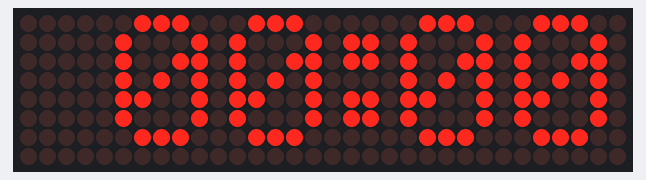
Simulated run of this sketch. Board: ESP32. Parts: 32×8 LED matrix. WiFi joins after 1.5 s; servers stay silent unless stated; the local clock reads 2024-03-15 10:24:30 at power-on unless the sketch sets it; what the sketch prints to the serial monitor is not drawn.

Above: at 2.8 s.
At 5.8 s:
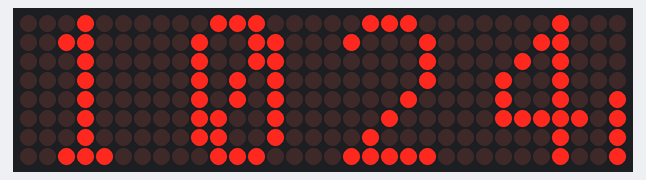
At 8.4 s:
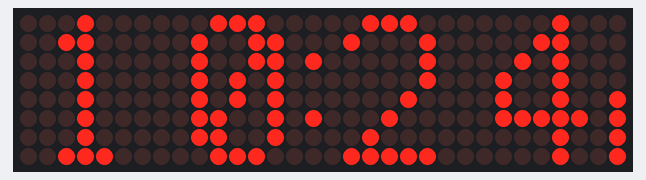
At 22.1 s:
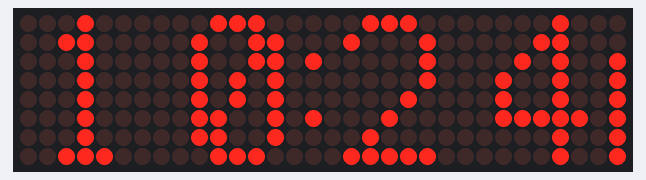
At 29.3 s:
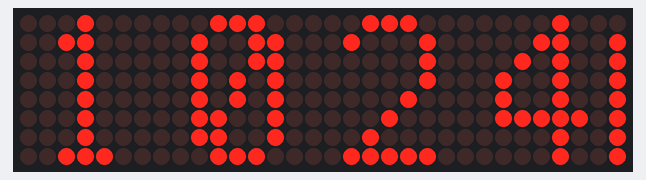
At 38.4 s:
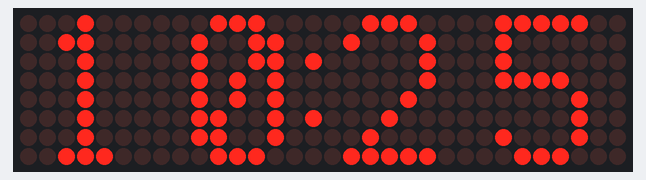

The sketch:

ESP_CLOCK.ino
```cpp
// (licence header left out)
#include <WiFi.h>
#include <time.h>
#include "LedControl.h"  // https://github.com/wayoda/LedControl

const char* ssid       = "WIFI-SSID";
const char* password   = "PASSWORD";

const char* ntpServer = "pool.ntp.org";
char* TimeZ = "COT+5"; // Time zone "COT+5" http://famschmid.net/timezones.html

const int time_delay = 500;
const unsigned char scrollText[] PROGMEM = {"00:00"}; //Anuncio inicial

/*
 * VCC
 * GND
 * DIN D5 18
 * CS  D6 15
 * CLK D7 23
 *
 */
int pinCLK = 18; // CLK to SCK  pin 13 and  (cf http://arduino.cc/en/Reference/SPI )
int pinCS  = 15; // CS to this pin, 10
int pinDIN = 23; // DIN to MOSI pin 11

const int numDevices = 4;      // number of MAX7219s used
const long scrollDelay = 40;   // adjust scrolling speed
unsigned long bufferLong [14] = {0};

// Create a LedControl for the first 4 devices...
LedControl lc=LedControl(pinDIN,pinCLK,pinCS,numDevices); //DATA | CLK | CS/LOAD | number of matrices

void setup() {
  Serial.begin(115200);
  Serial.printf("Connecting to %s ", ssid);

  //connect to WiFi
  WiFi.begin(ssid, password);
  while (WiFi.status() != WL_CONNECTED) {
      delay(500);
      Serial.print(".");
  }
  Serial.println(" CONNECTED");

  int devices=lc.getDeviceCount();
  for(int address=0;address<devices;address++) {
    lc.shutdown(address,false);
    lc.setIntensity(address,0);    // From 0 to 15
    lc.clearDisplay(address);
  }
  scrollMessage(scrollText); //Anuncio inicial
  StartNTP(TimeZ);
  delay(3000);
}

void loop() {
  DispClock();
  delay(time_delay);
}


void StartNTP(char* Timezone){
  configTime(0, 0, "pool.ntp.org", "time.nist.gov");
  setenv("TZ", Timezone ,1);
}

char time_value[15];
void DispClock(){
  struct tm timeinfo;
  if(!getLocalTime(&timeinfo)){
    Serial.println("Failed to obtain time");
    return;
  }
  time_t now = time(nullptr);
  String time = String(ctime(&now));
  time.trim();
  time.substring(11,19).toCharArray(time_value, 10);

//La variable time_value[0] es un Dec ASCII

//Se envia a cada matriz el numero correspondiente
  setNum(3,time_value[0]); // H      2
  setNum(2,time_value[1]); // HH     8
  setNum(1,time_value[3]); // HH:M  20
  setNum(0,time_value[4]); // HH:MM 26

//Los dos puntos entre las horas y los minutos titilando
  if (time_value[7] % 2) {
    lc.setLed(2,2,7,false);
    lc.setLed(2,5,7,false);
  }
  else {
    lc.setLed(2,2,7,true);
    lc.setLed(2,5,7,true);
  }

//Indicador de segundos a ambos lados del dsplay.
int segs = timeinfo.tm_sec;

  if (segs>8) {
    lc.setLed(0,7,7,true);
//    lc.setLed(3,7,0,true);
  }
  if (segs>15) {
    lc.setLed(0,6,7,true);
//    lc.setLed(3,6,0,true);
  }
  if (segs>23) {
    lc.setLed(0,5,7,true);
//    lc.setLed(3,5,0,true);
  }
  if (segs>30) {
    lc.setLed(0,4,7,true);
 //   lc.setLed(3,4,0,true);
  }
  if (segs>38) {
    lc.setLed(0,3,7,true);
//    lc.setLed(3,3,0,true);
  }
  if (segs>45) {
    lc.setLed(0,2,7,true);
//    lc.setLed(3,2,0,true);
  }
  if (segs>53) {
    lc.setLed(0,1,7,true);
//    lc.setLed(3,1,0,true);
  }
  if (segs>60) {
    lc.setLed(0,0,7,true);
 //   lc.setLed(3,0,0,true);
  }
}

//Numeric Font Matrix (Arranged as 7x font data + 1x kerning data)
const unsigned char font5x7 [] PROGMEM = {
    B00000000,  //Space (Char 0x20)
    B00000000,
    B00000000,
    B00000000,
    B00000000,
    B00000000,
    B00000000,
    3,//cambias el tamaño del espacio entre letras

    B01000000,  //!
    B01000000,
    B01000000,
    B01000000,
    B01000000,
    B00000000,
    B01000000,
    2,

    B10100000,  //"
    B10100000,
    B10100000,
    B00000000,
    B00000000,
    B00000000,
    B00000000,
    4,

    B01010000,  //#
    B01010000,
    B11111000,
    B01010000,
    B11111000,
    B01010000,
    B01010000,
    6,

    B00100000,  //$
    B01111000,
    B10100000,
    B01110000,
    B00101000,
    B11110000,
    B00100000,
    6,

    B11000000,  //%
    B11001000,
    B00010000,
    B00100000,
    B01000000,
    B10011000,
    B00011000,
    6,

    B01100000,  //&
    B10010000,
    B10100000,
    B01000000,
    B10101000,
    B10010000,
    B01101000,
    6,

    B11000000,  //'
    B01000000,
    B10000000,
    B00000000,
    B00000000,
    B00000000,
    B00000000,
    3,

    B00100000,  //(
    B01000000,
    B10000000,
    B10000000,
    B10000000,
    B01000000,
    B00100000,
    4,

    B10000000,  //)
    B01000000,
    B00100000,
    B00100000,
    B00100000,
    B01000000,
    B10000000,
    4,

    B00000000,  //*
    B00100000,
    B10101000,
    B01110000,
    B10101000,
    B00100000,
    B00000000,
    6,

    B00000000,  //+
    B00100000,
    B00100000,
    B11111000,
    B00100000,
    B00100000,
    B00000000,
    6,

    B00000000,  //,
    B00000000,
    B00000000,
    B00000000,
    B11000000,
    B01000000,
    B10000000,
    3,

    B00000000,  //-
    B00000000,
    B11111000,
    B00000000,
    B00000000,
    B00000000,
    B00000000,
    6,

    B00000000,  //.
    B00000000,
    B00000000,
    B00000000,
    B00000000,
    B11000000,
    B11000000,
    3,

    B00000000,  ///
    B00001000,
    B00010000,
    B00100000,
    B01000000,
    B10000000,
    B00000000,
    6,

    B01110000,  //0
    B10001000,
    B10011000,
    B10101000,
    B11001000,
    B10001000,
    B01110000,
    6,

    B01000000,  //1
    B11000000,
    B01000000,
    B01000000,
    B01000000,
    B01000000,
    B11100000,
    4,

    B01110000,  //2
    B10001000,
    B00001000,
    B00010000,
    B00100000,
    B01000000,
    B11111000,
    6,

    B11111000,  //3
    B00010000,
    B00100000,
    B00010000,
    B00001000,
    B10001000,
    B01110000,
    6,

    B00010000,  //4
    B00110000,
    B01010000,
    B10010000,
    B11111000,
    B00010000,
    B00010000,
    6,

    B11111000,  //5
    B10000000,
    B11110000,
    B00001000,
    B00001000,
    B10001000,
    B01110000,
    6,

    B00110000,  //6
    B01000000,
    B10000000,
    B11110000,
    B10001000,
    B10001000,
    B01110000,
    6,

    B11111000,  //7
    B10001000,
    B00001000,
    B00010000,
    B00100000,
    B00100000,
    B00100000,
    6,

    B01110000,  //8
    B10001000,
    B10001000,
    B01110000,
    B10001000,
    B10001000,
    B01110000,
    6,

    B01110000,  //9
    B10001000,
    B10001000,
    B01111000,
    B00001000,
    B00010000,
    B01100000,
    6,

    B00000000,  //:
    B11000000,
    B11000000,
    B00000000,
    B11000000,
    B11000000,
    B00000000,
    3,

    B00000000,  //;
    B11000000,
    B11000000,
    B00000000,
    B11000000,
    B01000000,
    B10000000,
    3,

    B00010000,  //<
    B00100000,
    B01000000,
    B10000000,
    B01000000,
    B00100000,
    B00010000,
    5,

    B00000000,  //=
    B00000000,
    B11111000,
    B00000000,
    B11111000,
    B00000000,
    B00000000,
    6,

    B10000000,  //>
    B01000000,
    B00100000,
    B00010000,
    B00100000,
    B01000000,
    B10000000,
    5,

    B01110000,  //?
    B10001000,
    B00001000,
    B00010000,
    B00100000,
    B00000000,
    B00100000,
    6,

    B01110000,  //@
    B10001000,
    B00001000,
    B01101000,
    B10101000,
    B10101000,
    B01110000,
    6,

    B01110000,  //A
    B10001000,
    B10001000,
    B10001000,
    B11111000,
    B10001000,
    B10001000,
    6,

    B11110000,  //B
    B10001000,
    B10001000,
    B11110000,
    B10001000,
    B10001000,
    B11110000,
    6,

    B01110000,  //C
    B10001000,
    B10000000,
    B10000000,
    B10000000,
    B10001000,
    B01110000,
    6,

    B11100000,  //D
    B10010000,
    B10001000,
    B10001000,
    B10001000,
    B10010000,
    B11100000,
    6,

    B11111000,  //E
    B10000000,
    B10000000,
    B11110000,
    B10000000,
    B10000000,
    B11111000,
    6,

    B11111000,  //F
    B10000000,
    B10000000,
    B11110000,
    B10000000,
    B10000000,
    B10000000,
    6,

    B01110000,  //G
    B10001000,
    B10000000,
    B10111000,
    B10001000,
    B10001000,
    B01111000,
    6,

    B10001000,  //H
    B10001000,
    B10001000,
    B11111000,
    B10001000,
    B10001000,
    B10001000,
    6,

    B11100000,  //I
    B01000000,
    B01000000,
    B01000000,
    B01000000,
    B01000000,
    B11100000,
    4,

    B00111000,  //J
    B00010000,
    B00010000,
    B00010000,
    B00010000,
    B10010000,
    B01100000,
    6,

    B10001000,  //K
    B10010000,
    B10100000,
    B11000000,
    B10100000,
    B10010000,
    B10001000,
    6,

    B10000000,  //L
    B10000000,
    B10000000,
    B10000000,
    B10000000,
    B10000000,
    B11111000,
    6,

    B10001000,  //M
    B11011000,
    B10101000,
    B10101000,
    B10001000,
    B10001000,
    B10001000,
    6,

    B10001000,  //N
    B10001000,
    B11001000,
    B10101000,
    B10011000,
    B10001000,
    B10001000,
    6,

    B01110000,  //O
    B10001000,
    B10001000,
    B10001000,
    B10001000,
    B10001000,
    B01110000,
    6,

    B11110000,  //P
    B10001000,
    B10001000,
    B11110000,
    B10000000,
    B10000000,
    B10000000,
    6,

    B01110000,  //Q
    B10001000,
    B10001000,
    B10001000,
    B10101000,
    B10010000,
    B01101000,
    6,

    B11110000,  //R
    B10001000,
    B10001000,
    B11110000,
    B10100000,
    B10010000,
    B10001000,
    6,

    B01111000,  //S
    B10000000,
    B10000000,
    B01110000,
    B00001000,
    B00001000,
    B11110000,
    6,

    B11111000,  //T
    B00100000,
    B00100000,
    B00100000,
    B00100000,
    B00100000,
    B00100000,
    6,

    B10001000,  //U
    B10001000,
    B10001000,
    B10001000,
    B10001000,
    B10001000,
    B01110000,
    6,

    B10001000,  //V
    B10001000,
    B10001000,
    B10001000,
    B10001000,
    B01010000,
    B00100000,
    6,

    B10001000,  //W
    B10001000,
    B10001000,
    B10101000,
    B10101000,
    B10101000,
    B01010000,
    6,

    B10001000,  //X
    B10001000,
    B01010000,
    B00100000,
    B01010000,
    B10001000,
    B10001000,
    6,

    B10001000,  //Y
    B10001000,
    B10001000,
    B01010000,
    B00100000,
    B00100000,
    B00100000,
    6,

    B11111000,  //Z
    B00001000,
    B00010000,
    B00100000,
    B01000000,
    B10000000,
    B11111000,
    6,

    B11100000,  //[
    B10000000,
    B10000000,
    B10000000,
    B10000000,
    B10000000,
    B11100000,
    4,

    B00000000,  //(Backward Slash)
    B10000000,
    B01000000,
    B00100000,
    B00010000,
    B00001000,
    B00000000,
    6,

    B11100000,  //]
    B00100000,
    B00100000,
    B00100000,
    B00100000,
    B00100000,
    B11100000,
    4,

    B00100000,  //^
    B01010000,
    B10001000,
    B00000000,
    B00000000,
    B00000000,
    B00000000,
    6,

    B00000000,  //_
    B00000000,
    B00000000,
    B00000000,
    B00000000,
    B00000000,
    B11111000,
    6,

    B10000000,  //`
    B01000000,
    B00100000,
    B00000000,
    B00000000,
    B00000000,
    B00000000,
    4,

    B00000000,  //a
    B00000000,
    B01110000,
    B00001000,
    B01111000,
    B10001000,
    B01111000,
    6,

    B10000000,  //b
    B10000000,
    B10110000,
    B11001000,
    B10001000,
    B10001000,
    B11110000,
    6,

    B00000000,  //c
    B00000000,
    B01110000,
    B10001000,
    B10000000,
    B10001000,
    B01110000,
    6,

    B00001000,  //d
    B00001000,
    B01101000,
    B10011000,
    B10001000,
    B10001000,
    B01111000,
    6,

    B00000000,  //e
    B00000000,
    B01110000,
    B10001000,
    B11111000,
    B10000000,
    B01110000,
    6,

    B00110000,  //f
    B01001000,
    B01000000,
    B11100000,
    B01000000,
    B01000000,
    B01000000,
    6,

    B00000000,  //g
    B01111000,
    B10001000,
    B10001000,
    B01111000,
    B00001000,
    B01110000,
    6,

    B10000000,  //h
    B10000000,
    B10110000,
    B11001000,
    B10001000,
    B10001000,
    B10001000,
    6,

    B01000000,  //i
    B00000000,
    B11000000,
    B01000000,
    B01000000,
    B01000000,
    B11100000,
    4,

    B00010000,  //j
    B00000000,
    B00110000,
    B00010000,
    B00010000,
    B10010000,
    B01100000,
    5,

    B10000000,  //k
    B10000000,
    B10010000,
    B10100000,
    B11000000,
    B10100000,
    B10010000,
    5,

    B11000000,  //l
    B01000000,
    B01000000,
    B01000000,
    B01000000,
    B01000000,
    B11100000,
    4,

    B00000000,  //m
    B00000000,
    B11010000,
    B10101000,
    B10101000,
    B10001000,
    B10001000,
    6,

    B00000000,  //n
    B00000000,
    B10110000,
    B11001000,
    B10001000,
    B10001000,
    B10001000,
    6,

    B00000000,  //o
    B00000000,
    B01110000,
    B10001000,
    B10001000,
    B10001000,
    B01110000,
    6,

    B00000000,  //p
    B00000000,
    B11110000,
    B10001000,
    B11110000,
    B10000000,
    B10000000,
    6,

    B00000000,  //q
    B00000000,
    B01101000,
    B10011000,
    B01111000,
    B00001000,
    B00001000,
    6,

    B00000000,  //r
    B00000000,
    B10110000,
    B11001000,
    B10000000,
    B10000000,
    B10000000,
    6,

    B00000000,  //s
    B00000000,
    B01110000,
    B10000000,
    B01110000,
    B00001000,
    B11110000,
    6,

    B01000000,  //t
    B01000000,
    B11100000,
    B01000000,
    B01000000,
    B01001000,
    B00110000,
    6,

    B00000000,  //u
    B00000000,
    B10001000,
    B10001000,
    B10001000,
    B10011000,
    B01101000,
    6,

    B00000000,  //v
    B00000000,
    B10001000,
    B10001000,
    B10001000,
    B01010000,
    B00100000,
    6,

    B00000000,  //w
    B00000000,
    B10001000,
    B10101000,
    B10101000,
    B10101000,
    B01010000,
    6,

    B00000000,  //x
    B00000000,
    B10001000,
    B01010000,
    B00100000,
    B01010000,
    B10001000,
    6,

    B00000000,  //y
    B00000000,
    B10001000,
    B10001000,
    B01111000,
    B00001000,
    B01110000,
    6,

    B00000000,  //z
    B00000000,
    B11111000,
    B00010000,
    B00100000,
    B01000000,
    B11111000,
    6,

    B00100000,  //{
    B01000000,
    B01000000,
    B10000000,
    B01000000,
    B01000000,
    B00100000,
    4,

    B10000000,  //|
    B10000000,
    B10000000,
    B10000000,
    B10000000,
    B10000000,
    B10000000,
    2,

    B10000000,  //}
    B01000000,
    B01000000,
    B00100000,
    B01000000,
    B01000000,
    B10000000,
    4,

    B00000000,  //~
    B00000000,
    B00000000,
    B01101000,
    B10010000,
    B00000000,
    B00000000,
    6,

    B01100000,  // (Char 0x7F)
    B10010000,
    B10010000,
    B01100000,
    B00000000,
    B00000000,
    B00000000,
    5,

    B00000000,  // smiley
    B01100000,
    B01100110,
    B00000000,
    B10000001,
    B01100110,
    B00011000,
    5
};


// array que contiene todos los elementos del reloj
byte cero[8]= {
    B00111000, // 0
    B01001100,
    B01001100,
    B01010100,
    B01010100,
    B01100100,
    B01100100,
    B00111000
};

byte uno[8]= {
    B00010000,  // 1
    B00110000,
    B00010000,
    B00010000,
    B00010000,
    B00010000,
    B00010000,
    B00111000
};

byte dos[8]= {
    B00111000,  // 2
    B01000100,
    B00000100,
    B00000100,
    B00001000,
    B00010000,
    B00100000,
    B01111100
};

byte tres[8]= {
    B00111000,  // 3
    B01000100,
    B00000100,
    B00011000,
    B00000100,
    B00000100,
    B01000100,
    B00111000
 };

byte cuatro[8]= {
    B00001000,  // 4
    B00011000,
    B00101000,
    B01001000,
    B01001000,
    B01111100,
    B00001000,
    B00001000
};

byte cinco[8]= {
    B01111100,  // 5
    B01000000,
    B01000000,
    B01111000,
    B00000100,
    B00000100,
    B01000100,
    B00111000
};

byte seis[8]= {
    B00111000,  // 6
    B01000100,
    B01000000,
    B01111000,
    B01000100,
    B01000100,
    B01000100,
    B00111000
};

byte siete[8]= {
    B01111100,  // 7
    B00000100,
    B00000100,
    B00001000,
    B00010000,
    B00100000,
    B00100000,
    B00100000
};

byte ocho[8]= {
    B00111000,  // 8
    B01000100,
    B01000100,
    B00111000,
    B01000100,
    B01000100,
    B01000100,
    B00111000
};

byte nueve[8]= {
    B00111000,  // 9
    B01000100,
    B01000100,
    B01000100,
    B00111100,
    B00000100,
    B01000100,
    B00111000
};

void setNum(int dis, int num) {
if(num == 48){ //Dec ASCII 48 = 0
    for (int i = 0; i < 8; i++) {    // bucle itera 8 veces por el array
    lc.setRow(dis,i,cero[i]);   // establece fila con valor de array cero en misma posicion
  }
}
if(num == 49){ //Dec ASCII 49 = 1
    for (int i = 0; i < 8; i++) {    // bucle itera 8 veces por el array
    lc.setRow(dis,i,uno[i]);   // establece fila con valor de array uno en misma posicion
  }
}
if(num == 50){ //Dec ASCII 50 = 2
    for (int i = 0; i < 8; i++) {    // bucle itera 8 veces por el array
    lc.setRow(dis,i,dos[i]);   // establece fila con valor de array dos en misma posicion
  }
}
if(num == 51){ //Dec ASCII 51 = 3
    for (int i = 0; i < 8; i++) {    // bucle itera 8 veces por el array
    lc.setRow(dis,i,tres[i]);   // establece fila con valor de array tres en misma posicion
  }
}
if(num == 52){ //Dec ASCII 52 = 4
    for (int i = 0; i < 8; i++) {    // bucle itera 8 veces por el array
    lc.setRow(dis,i,cuatro[i]);   // establece fila con valor de array cuatro en misma posicion
  }
}
if(num == 53){ //Dec ASCII 53 = 5
    for (int i = 0; i < 8; i++) {    // bucle itera 8 veces por el array
    lc.setRow(dis,i,cinco[i]);   // establece fila con valor de array cinco en misma posicion
  }
}
if(num == 54){ //Dec ASCII 54 = 6
    for (int i = 0; i < 8; i++) {    // bucle itera 8 veces por el array
    lc.setRow(dis,i,seis[i]);   // establece fila con valor de array seis en misma posicion
  }
}
if(num == 55){ //Dec ASCII 55 = 7
    for (int i = 0; i < 8; i++) {    // bucle itera 8 veces por el array
    lc.setRow(dis,i,siete[i]);   // establece fila con valor de array siete en misma posicion
  }
}
if(num == 56){ //Dec ASCII 56 = 8
    for (int i = 0; i < 8; i++) {    // bucle itera 8 veces por el array
    lc.setRow(dis,i,ocho[i]);   // establece fila con valor de array ocho en misma posicion
  }
}
if(num == 57){ //Dec ASCII 57 = 9
    for (int i = 0; i < 8; i++) {    // bucle itera 8 veces por el array
    lc.setRow(dis,i,nueve[i]);   // establece fila con valor de array nueve en misma posicion
  }
}
}

// Scroll Message
void scrollMessage(const unsigned char * messageString) {
    int counter = 0;
    int myChar=0;
    do {
        // read back a char
        myChar =  pgm_read_byte_near(messageString + counter);
        if (myChar != 0){
            loadBufferLong(myChar);
        }
        counter++;
    }
    while (myChar != 0);
}

// Load character into scroll buffer
void loadBufferLong(int ascii){
    if (ascii >= 0x20 && ascii <=0x7f){
        for (int a=0;a<7;a++){                      // Loop 7 times for a 5x7 font
            unsigned long c = pgm_read_byte_near(font5x7 + ((ascii - 0x20) * 8) + a);     // Index into character table to get row data
            unsigned long x = bufferLong [a*2];     // Load current scroll buffer
            x = x | c;                              // OR the new character onto end of current
            bufferLong [a*2] = x;                   // Store in buffer
        }
        byte count = pgm_read_byte_near(font5x7 +((ascii - 0x20) * 8) + 7);     // Index into character table for kerning data
        for (byte x=0; x<count;x++){
            rotateBufferLong();
            printBufferLong();
            delay(scrollDelay);
        }
    }
}

// Rotate the buffer
void rotateBufferLong(){
    for (int a=0;a<7;a++){                      // Loop 7 times for a 5x7 font
        unsigned long x = bufferLong [a*2];     // Get low buffer entry
        byte b = bitRead(x,31);                 // Copy high order bit that gets lost in rotation
        x = x<<1;                               // Rotate left one bit
        bufferLong [a*2] = x;                   // Store new low buffer
        x = bufferLong [a*2+1];                 // Get high buffer entry
        x = x<<1;                               // Rotate left one bit
        bitWrite(x,0,b);                        // Store saved bit
        bufferLong [a*2+1] = x;                 // Store new high buffer
    }
}

// Display Buffer on LED matrix
void printBufferLong(){
  for (int a=0;a<7;a++){                    // Loop 7 times for a 5x7 font
    unsigned long x = bufferLong [a*2+1];   // Get high buffer entry
    byte y = x;                             // Mask off first character
    lc.setRow(3,a,y);                       // Send row to relevent MAX7219 chip
    x = bufferLong [a*2];                   // Get low buffer entry
    y = (x>>24);                            // Mask off second character
    lc.setRow(2,a,y);                       // Send row to relevent MAX7219 chip
    y = (x>>16);                            // Mask off third character
    lc.setRow(1,a,y);                       // Send row to relevent MAX7219 chip
    y = (x>>8);                             // Mask off forth character
    lc.setRow(0,a,y);                       // Send row to relevent MAX7219 chip
  }
}
```

Measured:
- what the display in image 0 shows lasts 3.1 s, from 2.7 s to 5.8 s
- what the display in image 1 shows lasts 0.5 s, from 5.8 s to 6.3 s
- what the display in image 2 shows lasts 1.0 s, from 8.3 s to 9.3 s
